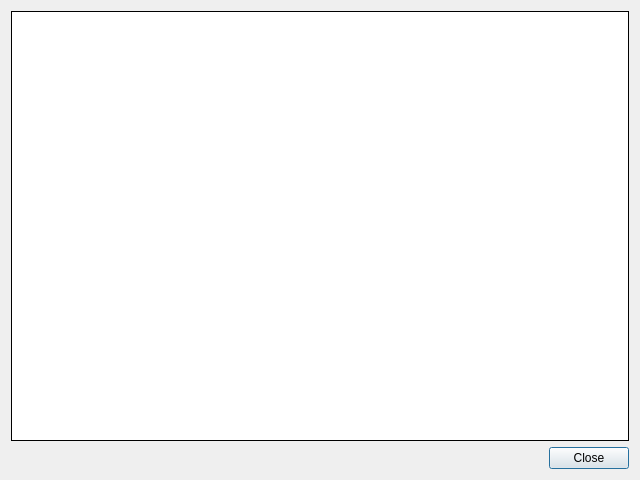
<?xml version="1.0" encoding="UTF-8"?>
<ui version="4.0">
 <class>Dialog</class>
 <widget class="QDialog" name="Dialog">
  <property name="geometry">
   <rect>
    <x>0</x>
    <y>0</y>
    <width>640</width>
    <height>480</height>
   </rect>
  </property>
  <property name="windowTitle">
   <string>Release Notes</string>
  </property>
  <layout class="QGridLayout" name="gridLayout">
   <item row="0" column="0">
    <widget class="QTextEdit" name="releasenotesText">
     <property name="font">
      <font>
       <family>Courier</family>
       <pointsize>14</pointsize>
      </font>
     </property>
     <property name="frameShape">
      <enum>QFrame::Box</enum>
     </property>
     <property name="frameShadow">
      <enum>QFrame::Plain</enum>
     </property>
     <property name="readOnly">
      <bool>true</bool>
     </property>
    </widget>
   </item>
   <item row="1" column="0">
    <widget class="QDialogButtonBox" name="releasenotesDialog">
     <property name="orientation">
      <enum>Qt::Horizontal</enum>
     </property>
     <property name="standardButtons">
      <set>QDialogButtonBox::Close</set>
     </property>
    </widget>
   </item>
  </layout>
 </widget>
 <resources/>
 <connections>
  <connection>
   <sender>releasenotesDialog</sender>
   <signal>accepted()</signal>
   <receiver>Dialog</receiver>
   <slot>accept()</slot>
   <hints>
    <hint type="sourcelabel">
     <x>248</x>
     <y>254</y>
    </hint>
    <hint type="destinationlabel">
     <x>157</x>
     <y>274</y>
    </hint>
   </hints>
  </connection>
  <connection>
   <sender>releasenotesDialog</sender>
   <signal>rejected()</signal>
   <receiver>Dialog</receiver>
   <slot>reject()</slot>
   <hints>
    <hint type="sourcelabel">
     <x>316</x>
     <y>260</y>
    </hint>
    <hint type="destinationlabel">
     <x>286</x>
     <y>274</y>
    </hint>
   </hints>
  </connection>
 </connections>
</ui>
